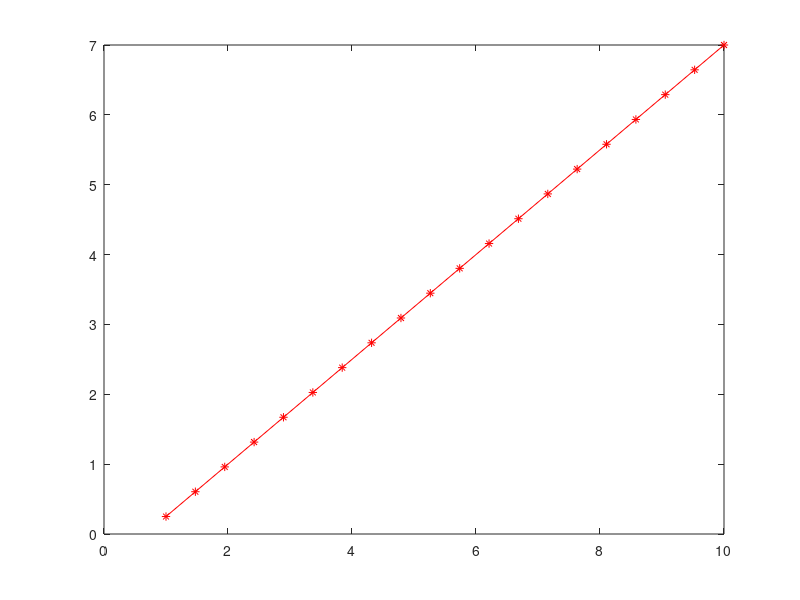

Source code (MATLAB):
function [ret] = lab4ej1b()
    fun = @(x) ((3/4)*x-1/2);

    x = linspace(1,10,20);

    for i = 1 : 20
        y(i) = fun(x(i));
    endfor

    pol = polyfit(x,y,2);
    pol_y = polyval(pol,x)

    plot(x,y,'-*r');
    hold on;
    %plot(x, pol_y,'-*b');

endfunction
